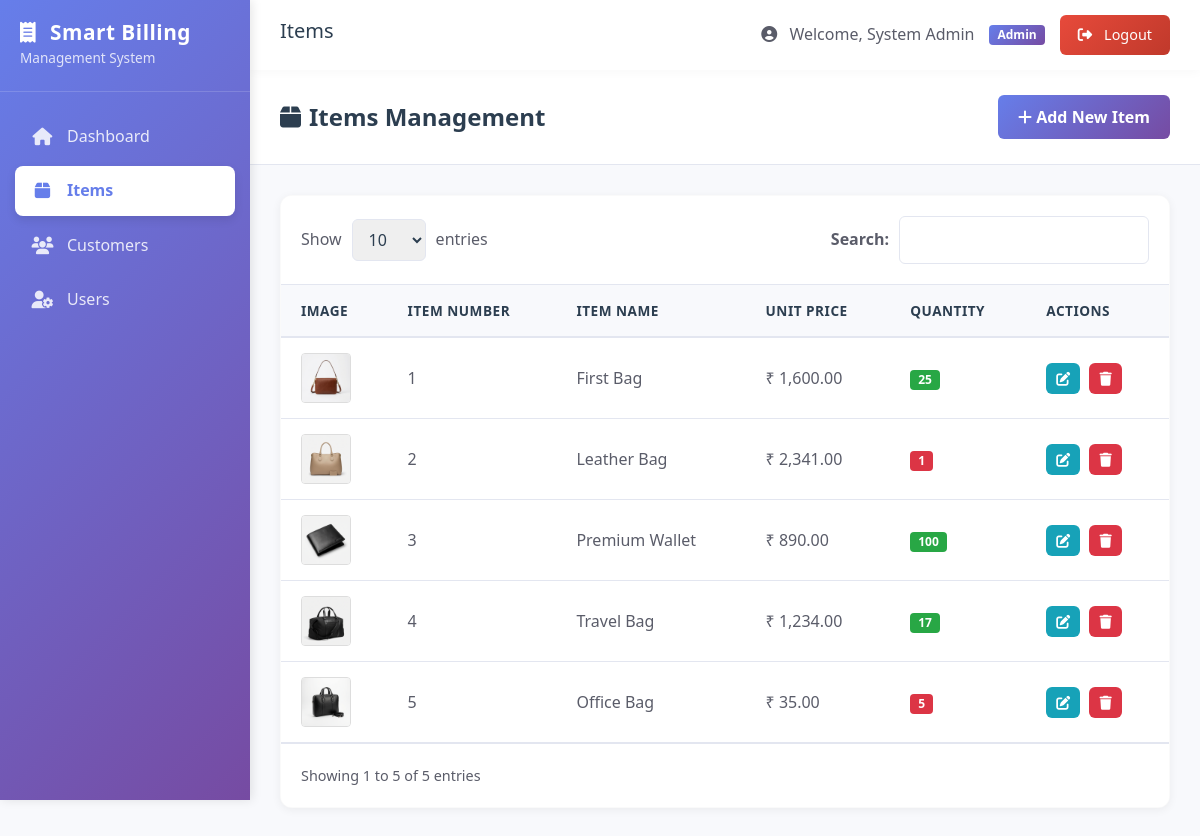
Screenshot of /smart-billing-1-3/admin/items.php (signed in) with the database file from the repository.
### tables this page shows
CREATE TABLE `items` (
  `id` int(11) NOT NULL AUTO_INCREMENT,
  `item_number` int(11) NOT NULL,
  `item_name` varchar(150) NOT NULL,
  `discount` decimal(5,2) DEFAULT 0.00,
  `unit_price` decimal(10,2) NOT NULL,
  `status` enum('Active','Inactive') DEFAULT 'Active',
  `description` text DEFAULT NULL,
  `quantity` int(11) NOT NULL DEFAULT 0,
  `added_by` int(11) DEFAULT NULL,
  `created_at` timestamp NOT NULL DEFAULT current_timestamp(),
  `image` varchar(255) DEFAULT NULL,
  PRIMARY KEY (`id`),
  UNIQUE KEY `item_number` (`item_number`)
);

### smart-billing-1-3/admin/items.php (the view, shortened to what this page needs)
<?php
require_once '../config/db.php';
$items_result = $conn->query("SELECT * FROM items ORDER BY item_number ASC");
include '../includes/header.php';
?>
<?php include '../includes/sidebar.php'; ?>
<main class="main-content">
    <?php include '../includes/topnav.php'; ?>
    <div class="content-body">
        <div class="page-header">
            <h4><i class="fas fa-box me-2"></i>Items Management</h4>
            <a href="add_item.php" class="btn btn-primary">
                <i class="fas fa-plus"></i> Add New Item
            </a>
        </div>
        <div class="table-wrapper">
            <div class="table-controls">
                <div class="entries-control">
                    <span>Show</span>
                    <select>
                        <option>10</option>
                    </select>
                    <span>entries</span>
                </div>
                <div class="search-box">
                    <label>Search:</label>
                    <input type="text" id="searchInput" placeholder="">
                </div>
            </div>
            <table class="data-table">
                <thead>
                    <tr>
                        <th>Image</th>
                        <th>Item Number</th>
                        <th>Item Name</th>
                        <th>Unit Price</th>
                        <th>Quantity</th>
                        <?php if ($_SESSION['role'] === 'admin'): ?>
                            <th>Actions</th>
                        <?php endif; ?>
                    </tr>
                </thead>
                <tbody id="tableBody">
                    <?php while ($item = $items_result->fetch_assoc()): ?>
                        <tr>
                            <td>
                                <?php
                                $img_path = "../uploads/items/" . $item['image'];
                                if ($item['image'] && file_exists($img_path)):
                                    ?>
                                    <div class="item-image-wrapper">
                                        <img src="<?= $img_path; ?>" class="item-thumbnail"
                                            alt="<?= htmlspecialchars($item['item_name']); ?>">
                                    </div>
                                <?php else: ?>
                                    <div class="no-image">
                                        <i class="fas fa-image"></i>
                                    </div>
                                <?php endif; ?>
                            </td>
                            <td><?php echo $item['item_number']; ?></td>
                            <td><?php echo htmlspecialchars($item['item_name']); ?></td>
                            <td>₹ <?php echo number_format($item['unit_price'], 2); ?></td>
                            <td>
                                <?php if ($item['quantity'] < 10): ?>
                                    <span class="badge badge-danger"><?= $item['quantity']; ?></span>
                                <?php else: ?>
                                    <span class="badge badge-success"><?= $item['quantity']; ?></span>
                                <?php endif; ?>
                            </td>
                            <?php if ($_SESSION['role'] === 'admin'): ?>
                                <td>
                                    <a href="edit_item.php?id=<?= $item['id']; ?>" class="btn btn-sm btn-info" title="Edit">
                                        <i class="fas fa-edit"></i>
                                    </a>
                                    <a href="delete_item.php?id=<?= $item['id']; ?>" class="btn btn-sm btn-danger"
                                        onclick="return confirm('Are you sure you want to delete this item?')" title="Delete">
                                        <i class="fas fa-trash"></i>
                                    </a>
                                </td>
                            <?php endif; ?>
                        </tr>
                    <?php endwhile; ?>
                </tbody>
            </table>
            <div class="table-footer">
                <div>Showing 1 to
                    <?php echo $items_result->num_rows; ?> of
                    <?php echo $items_result->num_rows; ?> entries
                </div>
            </div>
        </div>
    </div>
</main>
<?php include '../includes/footer.php'; ?>

### smart-billing-1-3/assets/css/style.css (style rules this page uses)
:root { --primary-color: #667eea; --primary-gradient: linear-gradient(135deg, #667eea 0%, #764ba2 100%); --secondary-color: #764ba2; --success-color: #1cc88a; --success-gradient: linear-gradient(135deg, #1cc88a 0%, #13855c 100%); --warning-color: #f6c23e; --warning-gradient: linear-gradient(135deg, #f6c23e 0%, #dda20a 100%); --danger-color: #e74a3b; --danger-gradient: linear-gradient(135deg, #e74a3b 0%, #c0392b 100%); --info-color: #36b9cc; --info-gradient: linear-gradient(135deg, #36b9cc 0%, #258391 100%); --dark-color: #2c3e50; --text-color: #5a5c69; --light-color: #f8f9fc; --border-color: #e3e6f0; --sidebar-width: 250px; --header-height: 70px; --box-shadow: 0 2px 10px rgba(0, 0, 0, 0.06); --hover-shadow: 0 4px 20px rgba(0, 0, 0, 0.1); --transition: all 0.3s cubic-bezier(0.4, 0, 0.2, 1); }
* { margin: 0; padding: 0; box-sizing: border-box; }
body { font-family: 'Segoe UI', Tahoma, Geneva, Verdana, sans-serif; background-color: var(--light-color); color: var(--text-color); overflow-x: hidden; line-height: 1.6; }
h1, h2, h3, h4, h5, h6 { color: var(--dark-color); margin-bottom: 0.5rem; }
.main-content { margin-left: var(--sidebar-width); padding: 0; min-height: 100vh; transition: var(--transition); display: flex; flex-direction: column; }
.content-body { padding: 30px; flex: 1; }
.page-header { background: white; padding: 25px 30px; margin: -30px -30px 30px -30px; border-bottom: 1px solid var(--border-color); display: flex; align-items: center; justify-content: space-between; }
.page-header h4 { margin: 0; color: var(--dark-color); font-size: 1.5rem; font-weight: 700; }
.table-wrapper { background: white; border-radius: 12px; box-shadow: var(--box-shadow); overflow: hidden; border: 1px solid rgba(0,0,0,0.02); }
.table-controls { padding: 20px; border-bottom: 1px solid var(--border-color); display: flex; justify-content: space-between; align-items: center; flex-wrap: wrap; gap: 15px; background: #fff; }
.entries-control { display: flex; align-items: center; gap: 10px; color: var(--text-color); font-weight: 500; }
.entries-control select { padding: 8px 12px; border: 1px solid var(--border-color); border-radius: 6px; outline: none; color: var(--dark-color); cursor: pointer; }
.search-box { display: flex; align-items: center; gap: 10px; position: relative; }
.search-box label { margin: 0; color: var(--text-color); font-weight: 600; }
.search-box input { padding: 10px 15px; border: 1px solid var(--border-color); border-radius: 6px; width: 250px; outline: none; transition: var(--transition); }
.data-table { width: 100%; border-collapse: collapse; margin-bottom: 0; }
.data-table thead { background: #f8f9fc; }
.data-table th { padding: 15px 20px; text-align: left; border-bottom: 2px solid var(--border-color); color: var(--dark-color); font-weight: 700; font-size: 0.85rem; text-transform: uppercase; letter-spacing: 0.5px; }
.data-table td { padding: 15px 20px; border-bottom: 1px solid var(--border-color); color: var(--text-color); vertical-align: middle; }
.data-table tbody tr { transition: background-color 0.2s; }
.table-footer { padding: 20px; background: #fff; border-top: 1px solid var(--border-color); display: flex; justify-content: space-between; align-items: center; color: var(--text-color); font-size: 0.9rem; }
.btn { padding: 10px 20px; border-radius: 6px; border: none; cursor: pointer; font-weight: 600; transition: var(--transition); text-decoration: none; display: inline-block; }
.btn-primary { background: var(--primary-gradient); color: white; }

### smart-billing-1-3/admin/items.php (style rules this page uses)
.item-image-wrapper { position: relative; display: inline-block; cursor: pointer; }
.item-thumbnail { width: 50px; height: 50px; object-fit: cover; border-radius: 4px; border: 1px solid #ddd; }
.badge { padding: 4px 8px; border-radius: 4px; font-size: 12px; font-weight: 600; }
.badge-success { background: #28a745; color: white; }
.badge-danger { background: #dc3545; color: white; }
.btn-sm { padding: 5px 10px; font-size: 14px; margin-right: 5px; }
.btn-info { background: #17a2b8; color: white; border: none; }
.btn-danger { background: #dc3545; color: white; border: none; }

### rows the page displays
items: image (picture), item_number "1", item_name "First Bag", unit_price "1,600.00", quantity "25"
items: image (picture), item_number "2", item_name "Leather Bag", unit_price "2,341.00", quantity "1"
items: image (picture), item_number "3", item_name "Premium Wallet", unit_price "890.00", quantity "100"
items: image (picture), item_number "4", item_name "Travel Bag", unit_price "1,234.00", quantity "17"
items: image (picture), item_number "5", item_name "Office Bag", unit_price "35.00", quantity "5"

### other values shown
$page_title "Items"
$_SESSION['name'] "System Admin"
$_SESSION['role'] "Admin"
$items_result->num_rows "5"
